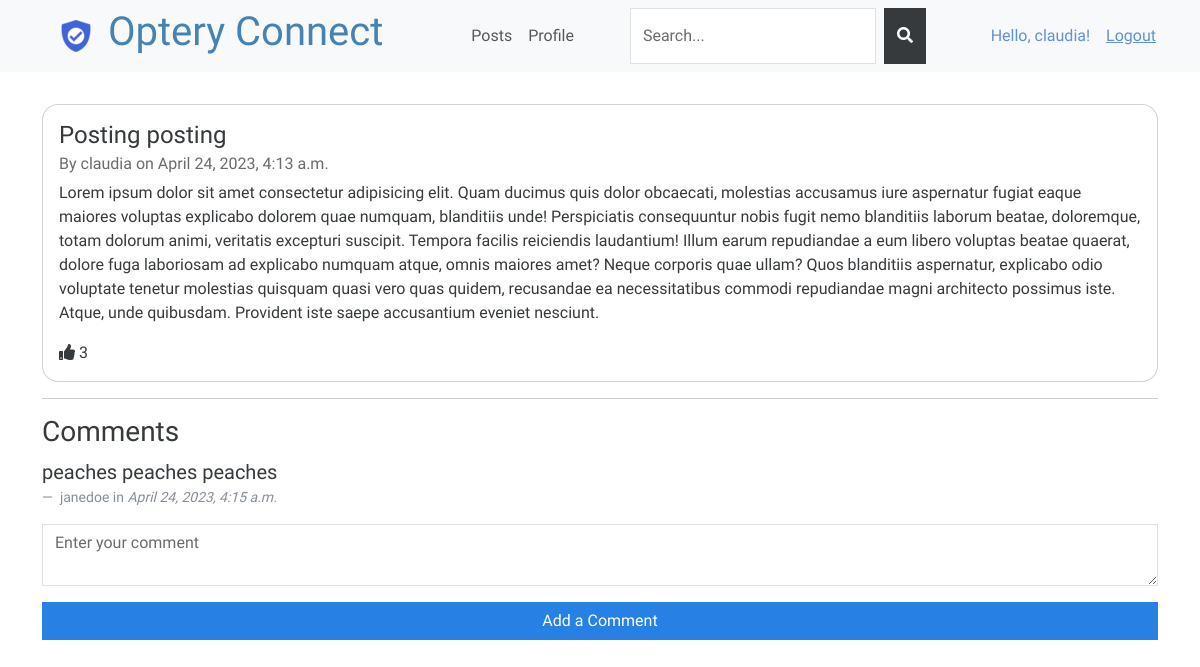
Page /social/posts/2/ (signed in) on the earlier database version.
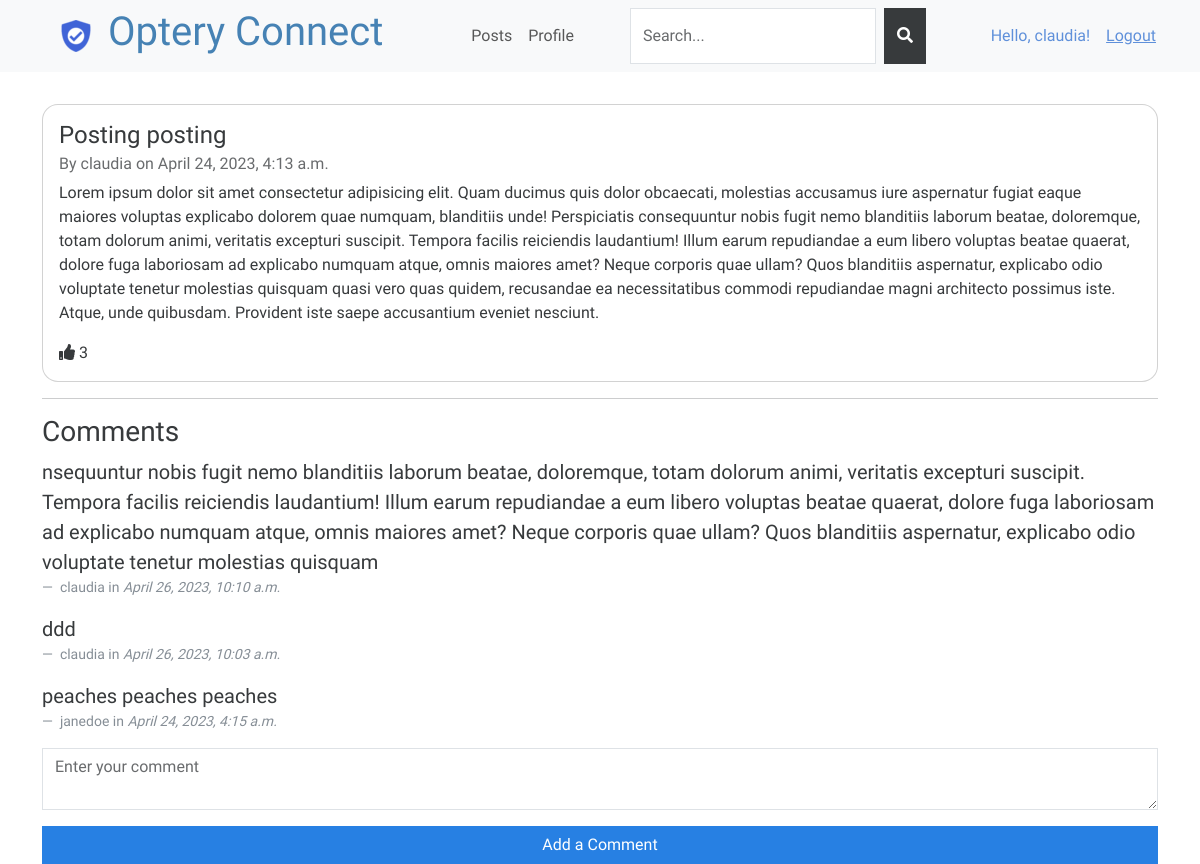
Same page on the later database version.
### social/models.py (models this page shows, shortened)
class Post(models.Model):
    title = models.CharField(max_length=200)
    content = models.TextField()
    date_posted = models.DateTimeField(auto_now_add=True)
    author = models.ForeignKey(User, on_delete=models.CASCADE)

class Comment(models.Model):
    post = models.ForeignKey(Post, on_delete=models.CASCADE)
    user = models.ForeignKey(User, on_delete=models.CASCADE)
    content = models.TextField()
    date_posted = models.DateTimeField(auto_now_add=True)

### social/views.py (the view)
# urls.py: path('posts/<int:post_id>/', post_detail, name='post_detail'),
@login_required
def post_detail(request, post_id):
    post = get_object_or_404(Post, pk=post_id)
    comments = post.comment_set.all().order_by('-date_posted')
    num_likes = post.likes.count()
    data = {'post': post, 'comments': comments, 'num_likes': num_likes}
    return render(request, 'social/post_detail.html', data)

### templates/social/post_detail.html (shortened to what this page needs)
{% extends 'base.html' %}
{% block content %}
<div class="post_detail" style="padding-top: 2rem;">
    <div class="card">
        <div class="card-body">
            <h4 class="card-title">{{ post.title }}</h4>
            <h6 class="card-subtitle mb-2 text-muted">By {{ post.author.username }} on {{ post.date_posted }}</h6>
            <p class="card-text">{{ post.content }}</p>
            <div>
                <i class="fa fa-thumbs-up"></i>
                <span id="likes-count-{{ post.id }}"> {{ num_likes }} </span>
            </div>
        </div>
    </div>
    <hr>
    <h3>Comments</h3>
    <div class="comments" id="comments" hx-get="{% url 'social:post_detail' post.id %}">
        {% for comment in comments %}
        <figure>
            <blockquote class="blockquote">
                <p class="mb-0">{{ comment.content }}</p>
            </blockquote>
            <figcaption class="blockquote-footer">
                {{ comment.user.username }} in <cite title="Source Title">{{ comment.date_posted }}</cite>
            </figcaption>
        </figure>
        {% empty %}
        <p>No comments yet.</p>
        {% endfor %}
    </div>
    <div class="add-comment">
        <form hx-post="{% url 'social:add_comment' post.id %}" hx-trigger="submit" hx-swap="outerHTML"
            hx-target="#comments" hx-vals='{"{% csrf_token %}": "{{ csrf_token }}"}'
            hx-headers='{"X-CSRFToken": "{{ csrf_token }}"}'
            hx-after-swap="() => form.querySelector('textarea').value = ''">
            <div class="form-group">
                <textarea class="form-control" name="comment" placeholder="Enter your comment"></textarea>
            </div>
            <button type="submit" class="btn btn-primary">Add a Comment</button>
        </form>
    </div>
</div>
{% endblock %}

### templates/base.html (shortened to what this page needs)
{% load static %}
<!DOCTYPE html>
<html>
<head>
    <link rel="stylesheet" href="https://use.fontawesome.com/releases/v5.6.3/css/all.css"
>
    <link rel="stylesheet" href="https://cdn.jsdelivr.net/npm/bootswatch@5.2.3/dist/cosmo/bootstrap.min.css">
    <link rel="stylesheet" href="{% static 'css/main.css' %}">
</head>
<body>
    {% include 'partials/_navbar.html' %}
    <div class="container">
        {% block content %}
        {% endblock %}
    </div>
</body>
</html>

### templates/partials/_navbar.html (shortened to what this page needs)
{% load static %}
<nav class="navbar navbar-expand-lg navbar-light bg-light">
    <div class="container-fluid">
        {% if user.is_authenticated %}
        <a href="{% url 'social:posts' %}"><img src="{% static 'img/logo.png' %}"
                style="padding-right:1rem; padding-left:3rem"></a>
        {% else %}
        <a href="{% url 'accounts:index' %}"><img src="{% static 'img/logo.png' %}"
                style="padding-right:1rem; padding-left:3rem"></a>
        {% endif %}
        <div class="collapse navbar-collapse" id="navbarNavAltMarkup">
            <div class="navbar-nav">
                <h1 style="padding-right: 5rem;color: steelblue;">Optery Connect</h1>
                {% if user.is_authenticated %}
                <li class="nav-item">
                    <a class="nav-item nav-link" href="{% url 'social:posts' %}">Posts</a>
                </li>
                <li class="nav-item">
                    <a class="nav-item nav-link" href="{% url 'accounts:user_profile' request.user %}">Profile</a>
                </li>
                <form class="d-flex" method="get" action="{% url 'social:search' %}" style="margin-left: 3rem;">
                    <input class="form-control me-sm-2" type="search" name="q" placeholder="Search...">
                    <button class="btn btn-secondary my-2 my-sm-0" type="submit"><i class="fa fa-search"></i></button>
                </form>
                {% endif %}
            </div>
        </div>
        {% if user.is_authenticated %}
        <span class="hello-msg">Hello, {{request.user}}!</span>
        <span><a class="hello-msg m2" href="{% url 'accounts:logout' %}">Logout</a></span>
        {% endif %}
    </div>
</nav>

### static/css/main.css (style rules this page uses)
.form-group { padding-bottom: 1rem; }
.btn-primary { width: 100%; }
.hello-msg { display: flex; color: #5F90DA; margin-right: 1rem; }
.m2 { padding-right: 1rem; }
.nav-item { display: flex; align-items: center; }
.d-flex { margin-left: 3rem; }
.card { border-radius: 1rem; margin-bottom: 1rem; }

Differences in the rows shown:
added Comment: content "nsequuntur nobis fugit nemo blanditiis laborum beatae, doloremque, totam dolorum animi, veritatis excepturi suscipit. Tempora facilis reiciendis laudantium! Illum earum repudiandae a eum libero voluptas beatae quaerat, dolore fuga laboriosam ad explicabo numquam atque, omnis maiores amet? Neque corporis quae ullam? Quos blanditiis aspernatur, explicabo odio voluptate tenetur molestias quisquam", user.username "claudia", date_posted "April 26, 2023, 10:10 a.m."
added Comment: content "ddd", user.username "claudia", date_posted "April 26, 2023, 10:03 a.m."
